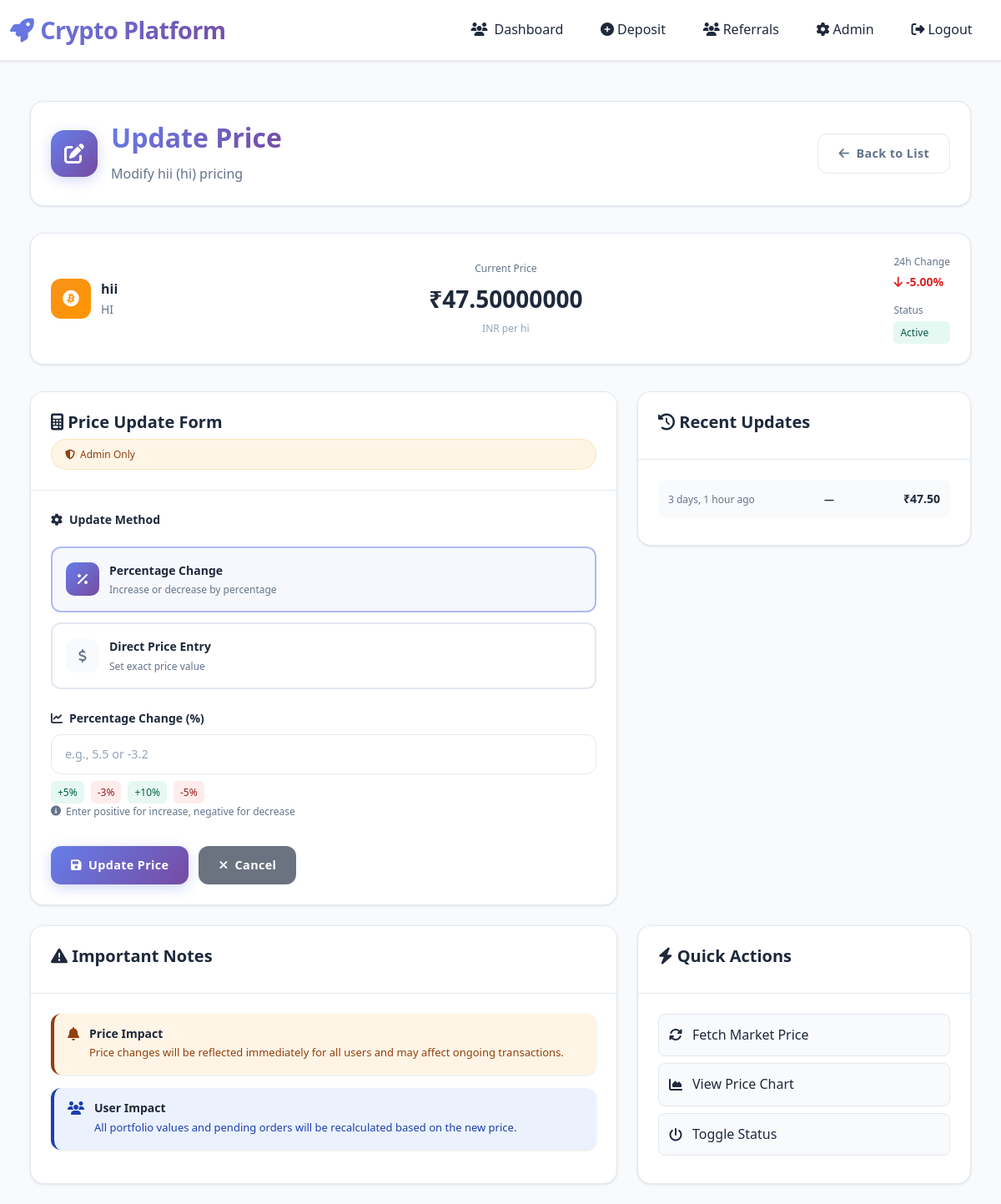
The page /trading/admin/cryptocurrencies/8/update-price/ (signed in) on the database as committed earlier.
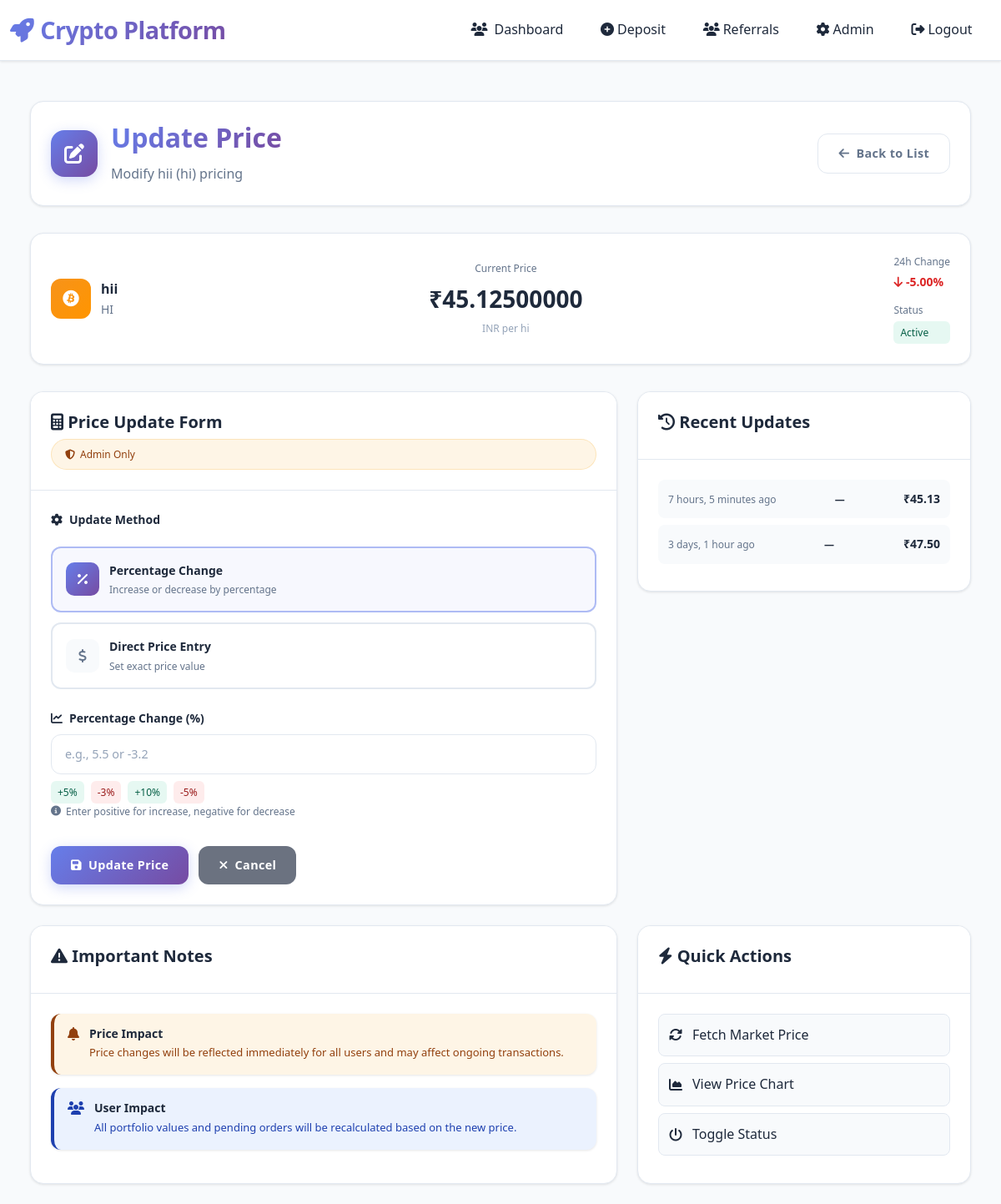
The same page on the database as committed later.
### trading/models.py (models this page shows, shortened)
class Cryptocurrency(models.Model):
    name = models.CharField(max_length=50)  # Bitcoin, Ethereum, etc.
    symbol = models.CharField(max_length=10)  # BTC, ETH, etc.
    total_supply = models.DecimalField(max_digits=20, decimal_places=8)
    current_price = models.DecimalField(max_digits=20, decimal_places=8)
    wallet_address = models.CharField(max_length=100, blank=True, null=True)
    price_change_24h = models.DecimalField(max_digits=5, decimal_places=2, default=0)
    is_active = models.BooleanField(default=True)
    created_at = models.DateTimeField(auto_now_add=True)
    updated_at = models.DateTimeField(auto_now=True)
    class Meta:
        verbose_name_plural = "Cryptocurrencies"

class PriceHistory(models.Model):
    cryptocurrency = models.ForeignKey(Cryptocurrency, on_delete=models.CASCADE)
    price = models.DecimalField(max_digits=20, decimal_places=8)
    timestamp = models.DateTimeField(auto_now_add=True)
    class Meta:
        ordering = ['-timestamp']

### trading/views.py (the view)
# urls.py: path('admin/cryptocurrencies/<int:crypto_id>/update-price/', views.price_update, name='admin_price_update'),
@user_passes_test(is_staff)
def price_update(request, crypto_id):
    crypto = get_object_or_404(Cryptocurrency, pk=crypto_id)
    if request.method == 'POST':
        form = PriceUpdateForm(request.POST)
        if form.is_valid():
            update_type = form.cleaned_data['update_type']
            if update_type == 'percentage':
                percentage = Decimal(str(form.cleaned_data['percentage']))
                new_price = crypto.current_price * (Decimal('1') + percentage / Decimal('100'))
                crypto.price_change_24h = float(percentage)
            else:  # direct
                new_price = Decimal(str(form.cleaned_data['new_price']))
                old_price = crypto.current_price
                percentage = ((new_price - old_price) / old_price) * Decimal('100')
                crypto.price_change_24h = float(percentage)
            crypto.current_price = new_price
            crypto.save()
            PriceHistory.objects.create(cryptocurrency=crypto, price=new_price)
            messages.success(request, f"{crypto.symbol} price updated to ${new_price}")
            return redirect('trading:admin_crypto_list')
    else:
        form = PriceUpdateForm()
    price_history = PriceHistory.objects.filter(cryptocurrency=crypto).order_by('-timestamp')[:10]
    return render(request, 'trading/admin/price_update.html', {
        'form': form,
        'crypto': crypto,
        'price_history': price_history
    })

### trading/forms.py (shortened to what this page needs)
class PriceUpdateForm(forms.Form):
    update_type = forms.ChoiceField(
        choices=[('percentage', 'Percentage Change'), ('direct', 'Direct Entry')],
        widget=forms.RadioSelect(attrs={'class': 'form-check-input'}),
        required=True
    )
    percentage = forms.DecimalField(
        max_digits=5,
        decimal_places=2,
        required=False,
        widget=forms.NumberInput(attrs={
            'class': 'form-control',
            'placeholder': 'e.g., 5.5',
            'step': '0.01'
        }),
        label='Percentage Change (%)'
    )
    new_price = forms.DecimalField(
        max_digits=20,
        decimal_places=8,
        min_value=Decimal('0.00000001'),
        required=False,
        widget=forms.NumberInput(attrs={
            'class': 'form-control',
            'placeholder': 'Enter new price',
            'step': '0.00000001'
        }),
        label='New Price (₹)'
    )

### trading/views.py (called while the page is built)
def is_staff(user):
    return user.is_staff

### templates/trading/admin/price_update.html (shortened to what the changed rows need)
{% extends 'base.html' %}
{% load crispy_forms_tags %}
{% block content %}
<div class="price-update-container">
    <div class="page-header">
        <div class="header-content">
            <div class="header-text">
                <h1 class="page-title gradient-text">Update Price</h1>
                <p class="page-subtitle">Modify {{ crypto.name }} ({{ crypto.symbol }}) pricing</p>
            </div>
        </div>
    </div>
    <div class="current-price-card">
        <div class="crypto-info">
            <div class="crypto-details">
                <div class="crypto-name">{{ crypto.name }}</div>
                <div class="crypto-symbol">{{ crypto.symbol }}</div>
            </div>
        </div>
        <div class="price-display">
            <div class="price-label">Current Price</div>
            <div class="price-value">₹{{ crypto.current_price|floatformat:8 }}</div>
            <div class="price-note">INR per {{ crypto.symbol }}</div>
        </div>
        <div class="market-info">
            <div class="market-item">
                <span class="market-label">24h Change</span>
                <span class="market-value {% if crypto.price_change_24h >= 0 %}positive{% else %}negative{% endif %}">
                    <i class="fas fa-arrow-{% if crypto.price_change_24h >= 0 %}up{% else %}down{% endif %}"></i>
                    {{ crypto.price_change_24h|floatformat:2 }}%
                </span>
            </div>
        </div>
    </div>
    <div class="content-grid">
        <div class="info-section">
        <div class="card">
            <div class="card-body">
                {% for item in price_history %}
                    <div class="history-item">
                        <div class="history-time">{{ item.timestamp|timesince }} ago</div>
                        <div class="history-change {% if item.change > 0 %}positive{% elif item.change < 0 %}negative{% endif %}">
                            {% if item.change is not None %}
                                {% if item.change > 0 %}
                                    +{{ item.change|floatformat:1 }}%
                                {% else %}
                                    {{ item.change|floatformat:1 }}%
                                {% endif %}
                            {% else %}
                                —
                            {% endif %}
                        </div>
                        <div class="history-price">
                            ₹{{ item.price|floatformat:2 }}
                        </div>
                    </div>
                {% empty %}
                    <div class="history-item">No price history available.</div>
                {% endfor %}
            </div>
        </div>
    </div>
        </div>
    </div>
</div>
{% endblock %}

Rows that differ between the two databases and show on the page:
changed Cryptocurrency "hii": current_price "47.50000000" → "45.12500000"
added PriceHistory: timestamp "7 hours, 5 minutes", price "45.13"
